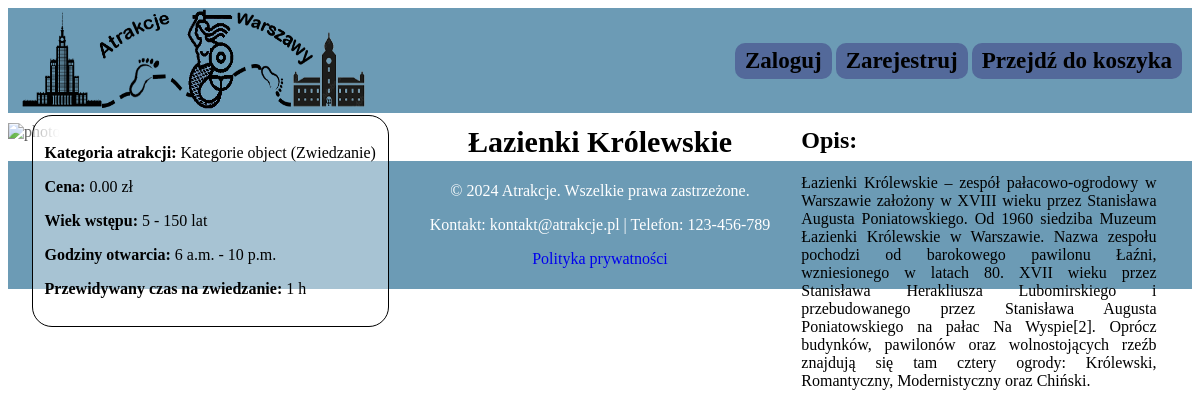
The app's page /atrakcje/3/ with its own data.
### mainapp/models.py (models this page shows, shortened)
class Atrakcja(models.Model):
    nazwa_atrakcji = models.CharField(max_length=50, default="Atrakcja")
    opis = models.TextField(max_length=1100)
    kategoria = models.ForeignKey(Kategorie, on_delete=models.CASCADE)
    cena_podstawowa = models.DecimalField(max_digits=10, decimal_places=2, default=Decimal('0.00'))
    wiek_min = models.IntegerField()
    wiek_max = models.IntegerField()
    godzina_otwarcia = models.TimeField()
    godzina_zamkniecia = models.TimeField()
    czas_na_zwiedzanie = models.PositiveIntegerField()
    obraz = models.CharField(max_length=10000, default="")

class Kategorie(models.Model):
    nazwa_kategorii = models.CharField(max_length=50, primary_key=True)

### mainapp/views.py (the view)
# urls.py: path('atrakcje/<int:atrakcja_id>/', views.atrakcja, name='atrakcja'),
def atrakcja(request, atrakcja_id):
    logger.debug(f"Rozpoczęcie wyświetlania szczegółów atrakcji: {atrakcja_id}")
    atrakcja = get_object_or_404(Atrakcja, pk=atrakcja_id)
    obrazy = atrakcja.obraz.split(';')
    pierwszy_obraz = obrazy[0]
    logger.info(f"Załadowano szczegóły atrakcji: {atrakcja_id}")
    return render(request, 'atrakcja.html', {'atrakcja': atrakcja, 'pierwszy_obraz': pierwszy_obraz})

### mainapp/templates/atrakcja.html
{% extends 'base.html' %}
{% load static %}
{% block content %}
<link rel="stylesheet" href="{% static 'css/atrakcja.css' %}">
    <div class="atrakcja">
        <img src="{{ pierwszy_obraz }}" alt="photo" id="obraz">
        <h2 id="nazwa_atrakcji">{{ atrakcja.nazwa_atrakcji }}</h2>
        <div class="opis">
            <h2><b>Opis:</b></h2>
            <p>{{ atrakcja.opis }}</p>
        </div>
        <div class="info">
            <p><b>Kategoria atrakcji:</b> {{ atrakcja.kategoria }}</p>
            <p><b>Cena:</b> {{ atrakcja.cena_podstawowa }} zł</p>
            <p><b>Wiek wstępu:</b> {{ atrakcja.wiek_min }} - {{ atrakcja.wiek_max }} lat</p>
            <p><b>Godziny otwarcia:</b> {{ atrakcja.godzina_otwarcia }} - {{ atrakcja.godzina_zamkniecia }}</p>
            <p><b>Przewidywany czas na zwiedzanie:</b> {{ atrakcja.czas_na_zwiedzanie }} h</p>
        </div>
    </div>
{% endblock %}

### mainapp/static/css/atrakcja.css (style rules this page uses)
#obraz { width: 100%; mask-image: linear-gradient(to right, rgba(0,0,0,1) 0%, rgba(0,0,0,0) 100%); }
.atrakcja h2 { margin-top: 0; }
.opis { width: 30%; position: absolute; top: 8%; right: 2%; padding: 1%; }
.info { position: absolute; top: 8%; left: 2%; padding: 1%; border: 1px solid black; border-radius: 20px; background-color: white; background-color: rgba(255, 255, 255, 0.4); }
#nazwa_atrakcji { position: absolute; top: 2%; left: 50%; transform: translateX(-50%); padding: 1%; font-size: 30px; }

### records on screen
Atrakcja: nazwa_atrakcji "Łazienki Królewskie", opis "Łazienki Królewskie – zespół pałacowo-ogrodowy w Warszawie założony w XVIII wieku przez Stanisława Augusta Poniatowskiego. Od 1960 siedziba Muzeum Łazienki Królewskie w Warszawie. Nazwa zespołu pochodzi od barokowego pawilonu Łaźni, wzniesionego w latach 80. XVII wieku przez Stanisława Herakliusza Lubomirskiego i przebudowanego przez Stanisława Augusta Poniatowskiego na pałac Na Wyspie[2]. Oprócz budynków, pawilonów oraz wolnostojących rzeźb znajdują się tam cztery ogrody: Królewski, Romantyczny, Modernistyczny oraz Chiński.", kategoria "Kategorie object (Zwiedzanie)", cena_podstawowa "0.00", wiek_min "5", wiek_max "150", godzina_otwarcia "6 a.m.", godzina_zamkniecia "10 p.m.", czas_na_zwiedzanie "1"
